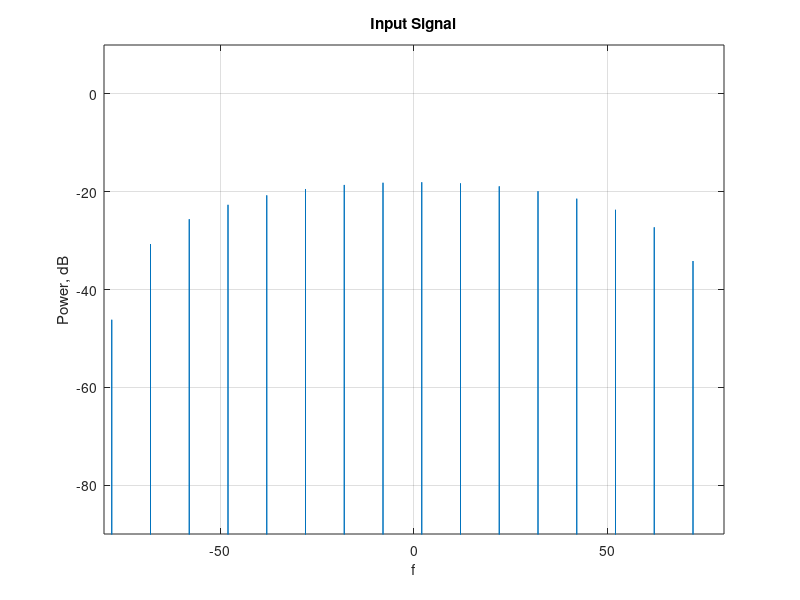

Write the MATLAB code that produced this figure.
clear
clc
%
Fs = 10;
f0 = 2;
dt = 1/Fs;
T = 1e4;
N = Fs*T;
t = dt*(0:N-1)';
%
x0 = exp(1i*2*pi*f0*t);

K = 16;
x1 = zeros(K*N,1);
for i = 1:N
    x1(K*(i-1)+1) = x0(i);
    x1(K*(i-1)+2) = x0(i);
end


%%
figure
X_sp    = fftshift(fft(x1));
f = Fs/N*(-K*N/2:K*N/2-1);
plot(f,20*log10(abs(X_sp/(K*N))));
grid on;
xlabel('f');
ylabel('Power, dB');
xlim([-Fs*K/2;Fs*K/2-Fs/N]);
ylim([-90,10]);
title('Input Signal');
